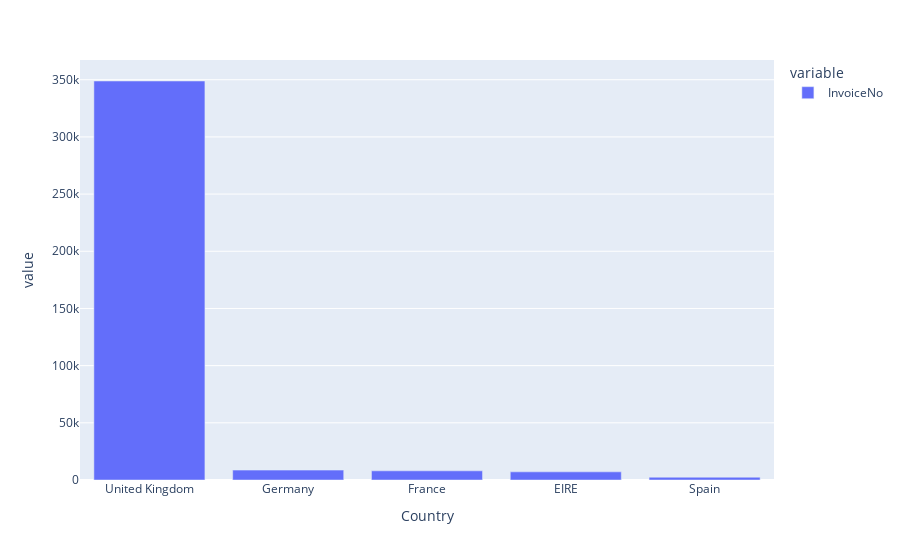

Source (notebook cell):
### Markdown cell above
### Задание 4.2
Топ-3 стран по количеству поступающих заказов.

### Code cell
country_df = data[['Country', 'InvoiceNo']]

country_df = country_df.groupby('Country').count()
country_df = country_df.sort_values('InvoiceNo', ascending=False)
display(country_df.head())
fig = px.bar(country_df.head())
fig.show()

### Figure 1 — Plotly figure (JSON) as saved in the notebook; plotly's stock layout.template omitted (floating-point values rounded to 4 significant figures)
{"data": [{"alignmentgroup": "True", "hovertemplate": "variable=InvoiceNo<br>Country=%{x}<br>value=%{y}<extra></extra>", "legendgroup": "InvoiceNo", "marker": {"color": "#636efa", "pattern": {"shape": ""}}, "name": "InvoiceNo", "offsetgroup": "InvoiceNo", "orientation": "v", "showlegend": true, "textposition": "auto", "type": "bar", "x": ["United Kingdom", "Germany", "France", "EIRE", "Spain"], "xaxis": "x", "y": [348892, 8644, 8019, 7128, 2418], "yaxis": "y"}], "layout": {"barmode": "relative", "legend": {"title": {"text": "variable"}, "tracegroupgap": 0}, "margin": {"t": 60}, "xaxis": {"anchor": "y", "domain": [0, 1], "title": {"text": "Country"}}, "yaxis": {"anchor": "x", "domain": [0, 1], "title": {"text": "value"}}}}
